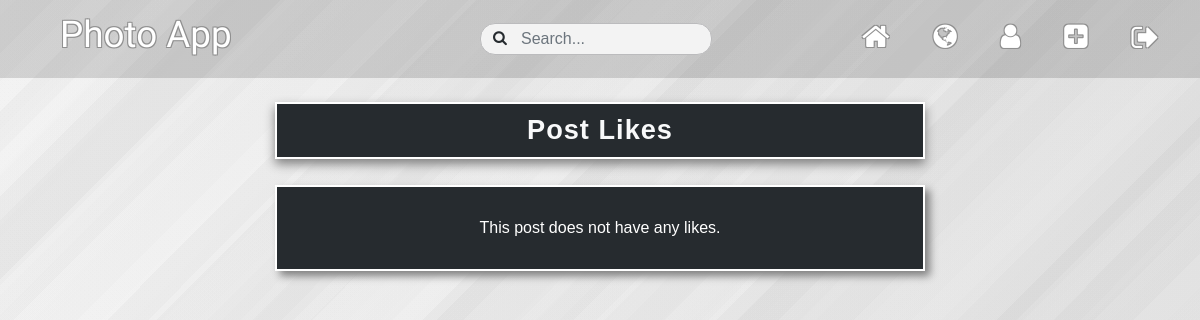
Page /post-likes/35/ (signed in) on the earlier database version.
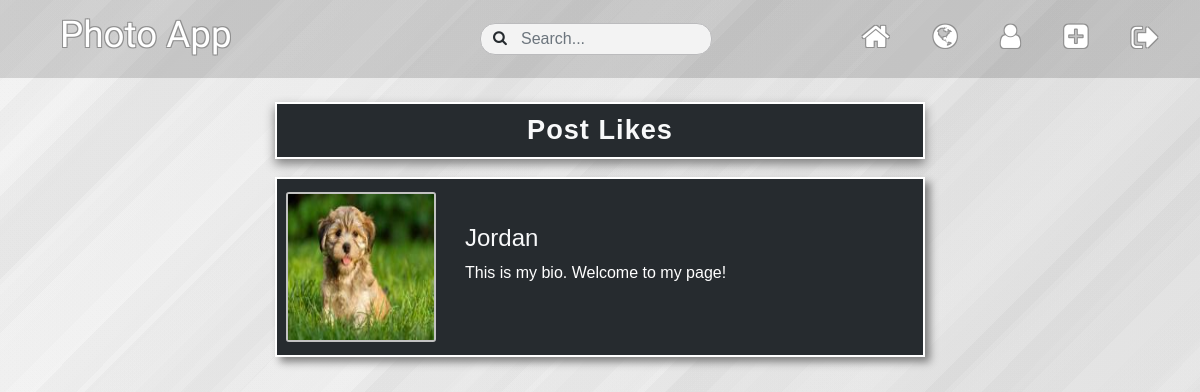
Same page on the later database version.
### photo_sharing/models.py (models this page shows, shortened)
class PostLike(models.Model):
    user = models.ForeignKey(User, on_delete=models.CASCADE)
    post = models.ForeignKey(Post, on_delete=models.CASCADE)

### users/models.py (models this page shows, shortened)
class Profile(models.Model):
    user = models.OneToOneField(User, on_delete=models.CASCADE)
    image = models.ImageField(default='default.jpg', upload_to='profile-image')
    bio = models.CharField(max_length=150)
    following = models.ManyToManyField(User, related_name='followers')

### photo_sharing/views.py (the view)
# urls.py: path('post-likes/<int:pk>/', views.likes_list, name='likes-list'),
@login_required
def likes_list(request, pk):
    results = PostLike.objects.filter(post_id=pk).all()
    return render(request, 'photo_sharing/likes_list.html', {
        'results': results
    })

### users/context_processors.py (called while the page is built)
def isFollowing(request):
    if (request.user.username):
        following_list = list(Profile.objects.get(user=request.user).following.all())
    else:
        following_list = 0
    return {
        'following_list': following_list
    }

### photo_sharing/templates/photo_sharing/likes_list.html
{% extends 'photo_sharing/layout.html' %}
{% block content %}
<br>
<div class='text-center'>
    <h3 class="page-title">Post Likes</h3>
</div>
{% for like in results %}
<div class="row no-gutters user-page">
    <div class='col-12 profile-background my-2'>
        <div class="profile-block">
            <div class='image-col mr-3 pl-1 my-auto'>
                <img class='profile-image' src="{{ like.user.profile.image.url }}" alt="User Profile Image">
            </div>
            <div class='bio-col my-auto pr-0'>
                <a class='username-link' href="{% url 'profile' like.user.username %}"><h4>{{ like.user.username|title }}</h4></a>
                <p class='mb-2'>{{ like.user.profile.bio|truncatechars:90 }}</p>
                {% if like.user.username == user.username %}
                <div class='py-2'></div>
                {% elif like.user not in following_list %}
                <a class='btn user-btn follow' data-id='{{ like.user.id }}' href="{% url 'follow' like.user.id %}">Follow <i class="fa fa-user" aria-hidden="true"></i></a>
                {% else %}
                <a class='btn user-btn unfollow' data-id='{{ like.user.id }}' href="{% url 'unfollow' like.user.id %}">Unfollow <i class="fa fa-user" aria-hidden="true"></i></a>
                {% endif %}
            </div>
        </div>
    </div>
</div>
{% empty %}
<div class="row no-gutters user-page">
    <div class='col-12 profile-background my-3'>
        <div class="profile-block">
            <p class='m-auto p-4'>This post does not have any likes.</p>
        </div>
    </div>
</div>
{% endfor %}
{% endblock %}

### photo_sharing/templates/photo_sharing/layout.html (shortened to what this page needs)
{% load static %}
<!DOCTYPE html>
<html lang="en">
<head>
    <link rel="stylesheet" href="https://stackpath.bootstrapcdn.com/bootstrap/4.5.2/css/bootstrap.min.css">
    <link rel="stylesheet" href="https://cdnjs.cloudflare.com/ajax/libs/font-awesome/4.7.0/css/font-awesome.min.css">
    <link rel="stylesheet" href="{% static 'photo_sharing/main.css' %}">
</head>
<body>
    <nav class="navbar navbar-expand-lg navbar-light">
      <a href='/' {% if not user.is_authenticated %} class='login-title' {% endif %}><h1>Photo App</h1></a>
      {% if user.is_authenticated %}
      <div class='nav-search'>
        <form class="form-inline my-2 my-lg-0" action='/user/list/'>
            <input class="form-control mr-sm-2 search-input" type="text" name='q' placeholder="Search..." aria-label="Search" autocomplete="off">
            <a class="my-2 my-sm-0 search-btn" type="submit"><i class="fa fa-search" aria-hidden="true"></i></a>
        </form>
      </div>
      {% endif %}
      <div class="collapse navbar-collapse" id="navbarSupportedContent">
        <ul class="navbar-nav ml-auto">
            {% if user.is_authenticated %}
                <li class='nav-item mx-auto'><a class='nav-link {% if home %} active {% endif %}' data-toggle="tooltip" data-placement="bottom" title="Home" href='{% url "home" %}'><span class='desktop-nav-icon'><i class="fa fa-home" aria-hidden="true"></i></span><span class='mobile-nav-title'>Home</span></a></li>
                <li class='nav-item mx-auto'><a class='nav-link {% if global %} active {% endif %}' data-toggle="tooltip" data-placement="bottom" title="Global Feed" href='{% url "global-posts" %}'><span class='desktop-nav-icon'><i class="fa fa-globe" aria-hidden="true"></i></span><span class='mobile-nav-title'>Global Feed</span></a></li>
                <li class='nav-item mx-auto'><a class='nav-link {% if profile %} active {% endif %}' data-toggle="tooltip" data-placement="bottom" title="Profile" href='{% url "profile" user.username %}'><span class='desktop-nav-icon'><i class="fa fa-user" aria-hidden="true"></i></span><span class='mobile-nav-title'>Profile</span></a></li>
                <li class='nav-item mx-auto'><a class='nav-link {% if createPost %} active {% endif %}' data-toggle="tooltip" data-placement="bottom" title="Create Post" href='{% url "create-post" %}'><span class='desktop-nav-icon'><i class="fa fa-plus-square" aria-hidden="true"></i></span><span class='mobile-nav-title'>Create Post</span></a></li>
                <li class='nav-item mx-auto'><a class='nav-link {% if logout %} active {% endif %}' data-toggle="tooltip" data-placement="bottom" title="Logout" href='{% url "logout" %}'><span class='desktop-nav-icon'><i class="fa fa-sign-out" aria-hidden="true"></i></span><span class='mobile-nav-title'>Logout</span></a></li>
            {% else %}
                <li class='nav-item mx-auto'><a class='nav-link logged-out-link {% if login %} active {% endif %}' href='{% url "login" %}'>Login</a></li>
                <li class='nav-item mx-auto'><a class='nav-link logged-out-link {% if register %} active {% endif %}' href='{% url "register" %}'>Register</a></li>
            {% endif %}
        </ul>
      </div>
    </nav>
    <main>
    {% block content %} {% endblock %}
    </main>
</body>
</html>

Differences in the rows shown:
added PostLike: user.profile.image (picture), user.username "Jordan", user.profile.bio "This is my bio. Welcome to my page!"
Other differences:
text no longer shown: "This post does not have any likes."
